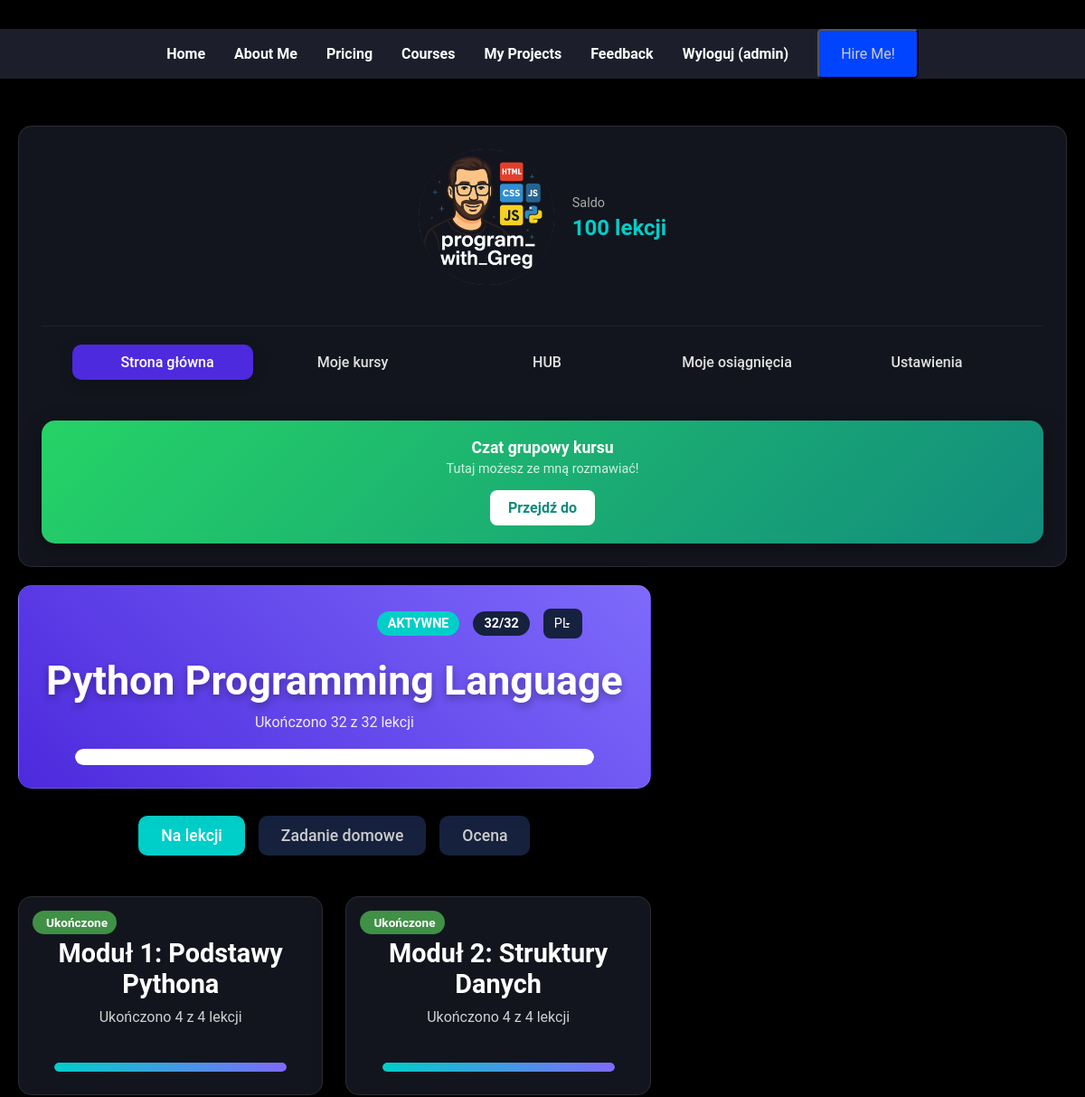
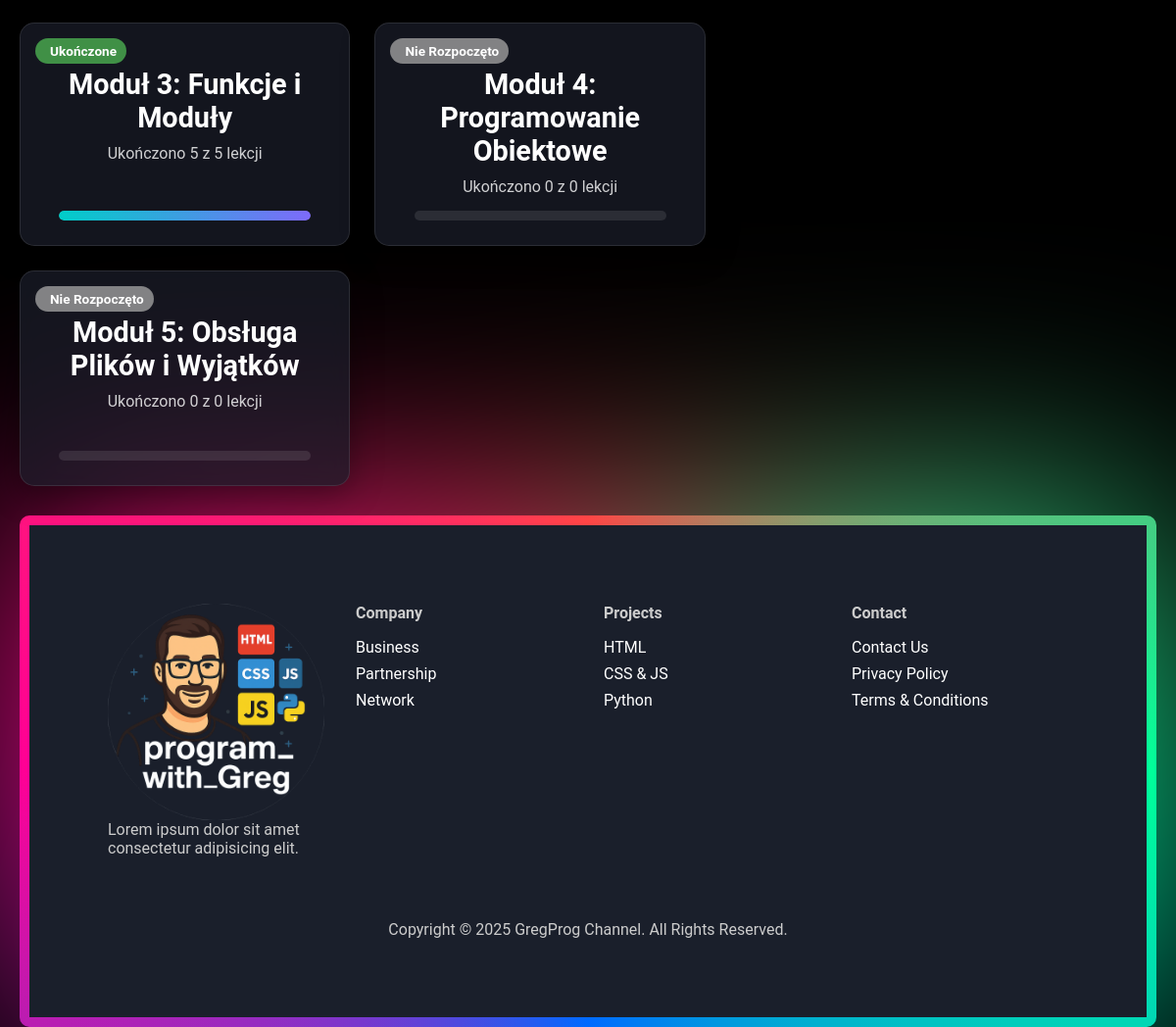
The app's page /learn (signed in) with its own data (2 pictures, top to bottom).
### New Portfolio/main.py (models this page shows, shortened)
class User(db.Model):
    id = db.Column(db.Integer, primary_key=True)
    username = db.Column(db.String(80), unique=True, nullable=False)
    email = db.Column(db.String(120), unique=True, nullable=False)
    password_hash = db.Column(db.LargeBinary, nullable=False) # Zmieniono na LargeBinary dla soli i hasha
    lessons_balance = db.Column(db.Integer, default=0) # Saldo lekcji
    courses = db.relationship('UserCourse', backref='user', lazy=True)

class Course(db.Model):
    id = db.Column(db.Integer, primary_key=True)
    name = db.Column(db.String(120), unique=True, nullable=False)
    description = db.Column(db.Text, nullable=False)
    gradient_class = db.Column(db.String(50), nullable=False) # Klasa CSS dla gradientu
    total_lessons = db.Column(db.Integer, default=0) # Całkowita liczba lekcji w kursie (zaktualizowana w init_db)
    modules = db.relationship('Module', backref='course', lazy=True)

class Module(db.Model):
    id = db.Column(db.Integer, primary_key=True)
    course_id = db.Column(db.Integer, db.ForeignKey('course.id'), nullable=False)
    name = db.Column(db.String(120), nullable=False)
    total_lessons = db.Column(db.Integer, default=0) # Całkowita liczba lekcji w module (zaktualizowana w init_db)
    lessons = db.relationship('Lesson', backref='module', lazy=True)
    gradient_class = db.Column(db.String(50), nullable=False) # Klasa CSS dla gradientu modułu

### New Portfolio/main.py (the view, shortened to what this page needs)
@app.route('/learn')
def learn():
    if 'user_id' not in session:
        flash('Musisz się zalogować, aby uzyskać dostęp do kursów.', 'warning')
        return redirect(url_for('login'))
    user_id = session['user_id']
    current_user = User.query.get(user_id)
    if not current_user:
        flash('Użytkownik nie znaleziony.', 'error')
        return redirect(url_for('logout'))
    user_courses_data = []
    for uc in current_user.courses:
        course = Course.query.get(uc.course_id)
        if course:
            modules_data = []
            for module in course.modules:
                lessons_in_module = Lesson.query.filter_by(module_id=module.id).count()
                lessons_completed_in_module = 0
                if uc.lessons_completed >= course.total_lessons and course.total_lessons > 0:
                    lessons_completed_in_module = lessons_in_module
                elif course.name == 'Full Stack Developer':
                    if module.name == 'FS Moduł 1: Wprowadzenie do Frontend':
                        lessons_completed_in_module = 10
                    elif module.name == 'FS Moduł 2: Podstawy Backend':
                        lessons_completed_in_module = 5
                module_status = "not_started"
                if lessons_in_module > 0 and lessons_completed_in_module == lessons_in_module:
                    module_status = "completed"
                elif lessons_completed_in_module > 0 and lessons_completed_in_module < lessons_in_module:
                    module_status = "in_progress"
                modules_data.append({
                    "id": module.id,
                    "title": module.name,
                    "lessons_completed": lessons_completed_in_module,
                    "total_lessons": lessons_in_module,
                    "status": module_status,
                    "gradient_class": module.gradient_class
                })
            course_progress_percent = 0
            if course.total_lessons > 0:
                course_progress_percent = (uc.lessons_completed / course.total_lessons) * 100
            user_courses_data.append({
                "id": course.id,
                "name": course.name,
                "description": course.description,
                "gradient_class": course.gradient_class,
                "progress_lessons_completed": uc.lessons_completed,
                "progress_total_lessons": course.total_lessons,
                "progress_percent": int(course_progress_percent),
                "modules": modules_data,
                "tabs": ["Na lekcji", "Zadanie domowe", "Ocena"]
            })
    active_course_id = request.args.get('course_id')
    active_course = None
    if active_course_id:
        for course_data in user_courses_data:
            if str(course_data['id']) == active_course_id:
                active_course = course_data
                break
    if not active_course and user_courses_data:
        active_course = user_courses_data[0] # Ustawia pierwszy kurs jako aktywny domyślnie
    return render_template(
        'learn.html',
        user_courses=user_courses_data,
        active_course=active_course,
        username=current_user.username,
        lessons_balance=current_user.lessons_balance
    )

### New Portfolio/templates/learn.html (shortened to what this page needs)
<!DOCTYPE html>
<html lang="pl">
<head>
    <link href='https://unpkg.com/boxicons@2.1.4/css/boxicons.min.css' rel='stylesheet'>
    <link rel="stylesheet" href="https://cdnjs.cloudflare.com/ajax/libs/remixicon/3.5.0/remixicon.min.css">
    <link rel="stylesheet" href="https://cdn.jsdelivr.net/gh/devicons/devicon@latest/devicon.min.css">
    <link rel="stylesheet" href="{{ url_for('static', filename='css/style.css') }}">
    <link rel="stylesheet" href="{{ url_for('static', filename='css/learn.css') }}">
</head>
<body>
    <nav>
        <ul>
            <li><a href="{{ url_for('index') }}">Home</a></li>
            <li><a href="{{ url_for('index') }}#about">About Me</a></li>
            <li><a href="{{ url_for('index') }}#pricing">Pricing</a></li>
            <li><a href="{{ url_for('index') }}#courses">Courses</a></li>
            <li><a href="{{ url_for('index') }}#projects">My Projects</a></li>
            <li><a href="{{ url_for('index') }}#feedback">Feedback</a></li>
            {% if session.get('user_id') %}
                <li><a href="{{ url_for('logout') }}">Wyloguj ({{ session.get('username') }})</a></li>
            {% else %}
                <li><a href="{{ url_for('login') }}">Logowanie</a></li>
            {% endif %}
            <button class="btn" onclick="window.location.href='{{ url_for('hire') }}';">Hire Me!</button>
        </ul>
    </nav>
    <main class="main-layout-container">
        <aside class="side-panel glass-card">
            <div class="logo-and-balance">
                <div class="logo">
                    <img src="{{ url_for('static', filename='images/logo.png') }}" alt="GregAcademy Logo">
                </div>
                <div class="user-balance">
                    <span>Saldo</span>
                    <p>{{ lessons_balance }} lekcji</p>
                </div>
            </div>
            <div class="side-nav-items">
                <a href="#" class="side-nav-item active"> Strona główna</a>
                <a href="#" class="side-nav-item my-courses-toggle"> Moje kursy </a>
                <a href="#" class="side-nav-item"> HUB</a>
                <a href="#" class="side-nav-item"> Moje osiągnięcia</a>
                <a href="#" class="side-nav-item"> Ustawienia</a>
            </div>
            <div class="whatsapp-card">
                <p>Czat grupowy kursu</p>
                <span>Tutaj możesz ze mną rozmawiać!</span>
                <button class="btn whatsapp-btn">Przejdź do</button>
            </div>
        </aside>
        <section class="course-content-area">
            {% if active_course %}
                <section class="course-hero-section glass-card {{ active_course.gradient_class }}">
                    <div class="course-tabs">
                        <span class="active-tab">AKTYWNE</span>
                        <span class="lesson-count">
                            {{ active_course.progress_lessons_completed }}/{{ active_course.progress_total_lessons }}
                        </span>
                        <select class="language-selector">
                            <option value="pl">PL</option>
                        </select>
                    </div>
                    <h1 class="course-main-title">{{ active_course.name }}</h1>
                    <p class="course-completion-status">
                        Ukończono {{ active_course.progress_lessons_completed }} z {{ active_course.progress_total_lessons }} lekcji
                    </p>
                    <div class="completion-bar-wrapper">
                        <div class="completion-bar" style="width: {{ active_course.progress_percent }}%;"></div>
                    </div>
                </section>
                <section class="modules-section">
                    <div class="module-navigation">
                        {% for tab in active_course.tabs %}
                            <button class="nav-button {% if loop.first %}active{% endif %}">{{ tab }}</button>
                        {% endfor %}
                    </div>
                    <div class="modules-grid">
                        {% for module in active_course.modules %}
                            <div class="module-card glass-card {{ module.gradient_class }}">
                                <div class="module-status {{ module.status }}">
                                    {% if module.status == 'completed' %}
                                        <span>Ukończone</span>
                                    {% elif module.status == 'in_progress' %}
                                        <i class="ri-loader-4-line"></i><span>W Trakcie</span>
                                    {% else %}
                                        <span>Nie Rozpoczęto</span>
                                    {% endif %}
                                </div>
                                <h3>{{ module.title }}</h3>
                                <p>Ukończono {{ module.lessons_completed }} z {{ module.total_lessons }} lekcji</p>
                                <div class="module-completion-bar-wrapper">
                                    <div class="module-completion-bar" style="width: {{ (module.lessons_completed / module.total_lessons * 100) | int if module.total_lessons > 0 else 0 }}%;"></div>
                                </div>
                            </div>
                        {% endfor %}
                    </div>
                </section>
            {% else %}
                <p class="no-courses-message glass-card">Brak dostępnych kursów. Zapisz się na nowy kurs!</p>
            {% endif %}
        </section>
    </main>
    <footer class="container">
        <div class="column">
            <div class="logo">
                <img src="{{ url_for('static', filename='images/logo.png') }}" alt="Logo GregAcademy">
            </div>
            <p>
                Lorem ipsum dolor sit amet consectetur adipisicing elit.
            </p>
        </div>
        <div class="column">
            <h4>Company</h4>
            <a href="#">Business</a>
            <a href="#">Partnership</a>
            <a href="#">Network</a>
        </div>
        <div class="column">
            <h4>Projects</h4>
            <a href="#">HTML</a>
            <a href="#">CSS & JS</a>
            <a href="#">Python</a>
        </div>
        <div class="column">
            <h4>Contact</h4>
            <a href="#">Contact Us</a>
            <a href="#">Privacy Policy</a>
            <a href="#">Terms & Conditions</a>
        </div>
        <div class="copyright">
            Copyright © 2025 GregProg Channel. All Rights Reserved.
        </div>
    </footer>
</body>
</html>

### New Portfolio/static/css/style.css (style rules this page uses)
:root { --color-background-dark: #000; --color-card-background: #1c1f2b; --color-dark-alt: #16213e; --color-dark-alt-lighter: #1f2a48; --color-primary: #5e3bee; --color-primary-dark: #4d2add; --color-primary-light: #7e6afb; --color-secondary: #00cec9; --color-secondary-dark: #00b0a8; --color-button-background: #0044ff; --color-white: #fff; --color-text-light: #ccc; --color-text-lighter: #e0e0e0; --color-text-darker: #aaaaaa; }
* { margin: 0; padding: 0; box-sizing: border-box; font-family: "Roboto", sans-serif; }
img { max-width: 100%; height: auto; display: block; }
li { list-style-type: none; }
body { background: #000; color: #fff; }
a { text-decoration: none; color: #fff; transition: all 0.3s ease; }
nav { position: sticky; top: 0; z-index: 10; font-weight: 700; background: #1c1f2b; text-align: center; }
nav ul li a { position: relative; padding-bottom: 0.75rem; color: #fff !important; }
nav ul li a::after { content: ""; position: absolute; height: 2px; width: 0; bottom: 0; left: 0; background-color: #5e3bee; transition: all 0.3s ease; }
nav ul { display: flex; align-items: center; justify-content: center; gap: 2rem; text-align: center; margin: 2rem 0 2rem 0; }
.container { max-width: 1200px; margin: auto; padding: 5rem 2rem; }
.btn { font-size: 1rem; color: #ccc; padding: 1rem 1.5rem; border-radius: 5px; background-color: #0044ff; cursor: pointer; transition: all 0.3s ease; }
.container { padding: 5rem; background-color: #1a1f2b; margin: 0 auto; max-width: 1200px; display: flex; gap: 2rem; flex-wrap: wrap; position: relative; }
.container::after, .container::before { content: ''; position: absolute; height: 100%; width: 100%; background-image: conic-gradient(from var(--angle), #ff4545, #00ff99, #006aff, #ff0095, #ff4545); top: 50%; left: 50%; translate: -50% -50%; z-index: -1; padding: 10px; border-radius: 10px; animation: spin 1s linear infinite; }
.container::before { filter: blur(8rem); opacity: 1; }
.container .column { flex-grow: 1; flex-basis: 200px; }
.container .column h4 { margin-bottom: 1rem; }
.container .column h4 { cursor: pointer; }
.container .column > a { display: block; margin-bottom: 0.5rem; }
footer .copyright { position: absolute; left: 34%; top: 20rem; }
@media (max-width: 1200px) { .container, .offers, .projects, footer .container { max-width: 95%; width: 100%; } }
@media (max-width: 1200px) { footer .copyright { position: relative; left: auto; top: auto; text-align: center; margin-top: 2rem; width: 100%; } }

### records on screen
User: get "admin"
Course: name "Python Programming Language"
Module: shows "Ukończone", title "Moduł 1: Podstawy Pythona", lessons_completed "4", total_lessons "4"
Module: shows "Ukończone", title "Moduł 2: Struktury Danych", lessons_completed "4", total_lessons "4"
Module: shows "Ukończone", title "Moduł 3: Funkcje i Moduły", lessons_completed "5", total_lessons "5"
Module: shows "Nie Rozpoczęto", title "Moduł 4: Programowanie Obiektowe", lessons_completed "0", total_lessons "0"
Module: shows "Nie Rozpoczęto", title "Moduł 5: Obsługa Plików i Wyjątków", lessons_completed "0", total_lessons "0"

### other values on screen
{{ lessons_balance }} "100"
{{ active_course.progress_lessons_completed }} "32"
{{ active_course.progress_total_lessons }} "32"
{{ tab }} "Na lekcji" "Zadanie domowe" "Ocena"
